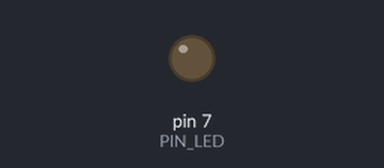
The sketch below on a simulated Arduino Uno, built with avr-gcc and run on an emulated ATmega328P. Shown: output pins drawn as LEDs (lit = HIGH). At 2.2 s the program stops and its outputs stay as they are.

Above: at 0.1 s.
At 2.3 s:
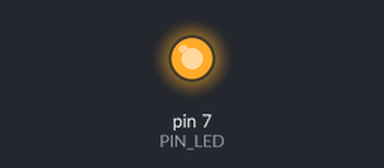
Timing chart, 0 to 3.7 s (numbered marks = the images above):
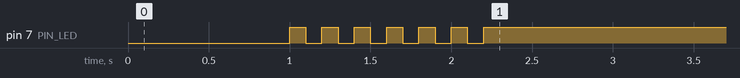

The sketch:

05_practice_2.ino.ino
```cpp
#define PIN_LED 7

void setup() {
  pinMode(PIN_LED,OUTPUT);
  digitalWrite(PIN_LED, 0);
  delay(1000);
  for(int i=0; i<6; ++i){
    digitalWrite(PIN_LED, 1);
    delay(100);
    digitalWrite(PIN_LED ,0);
    delay(100);}
   digitalWrite(PIN_LED, 1);

}

void loop() {
  while(1);


}
```
